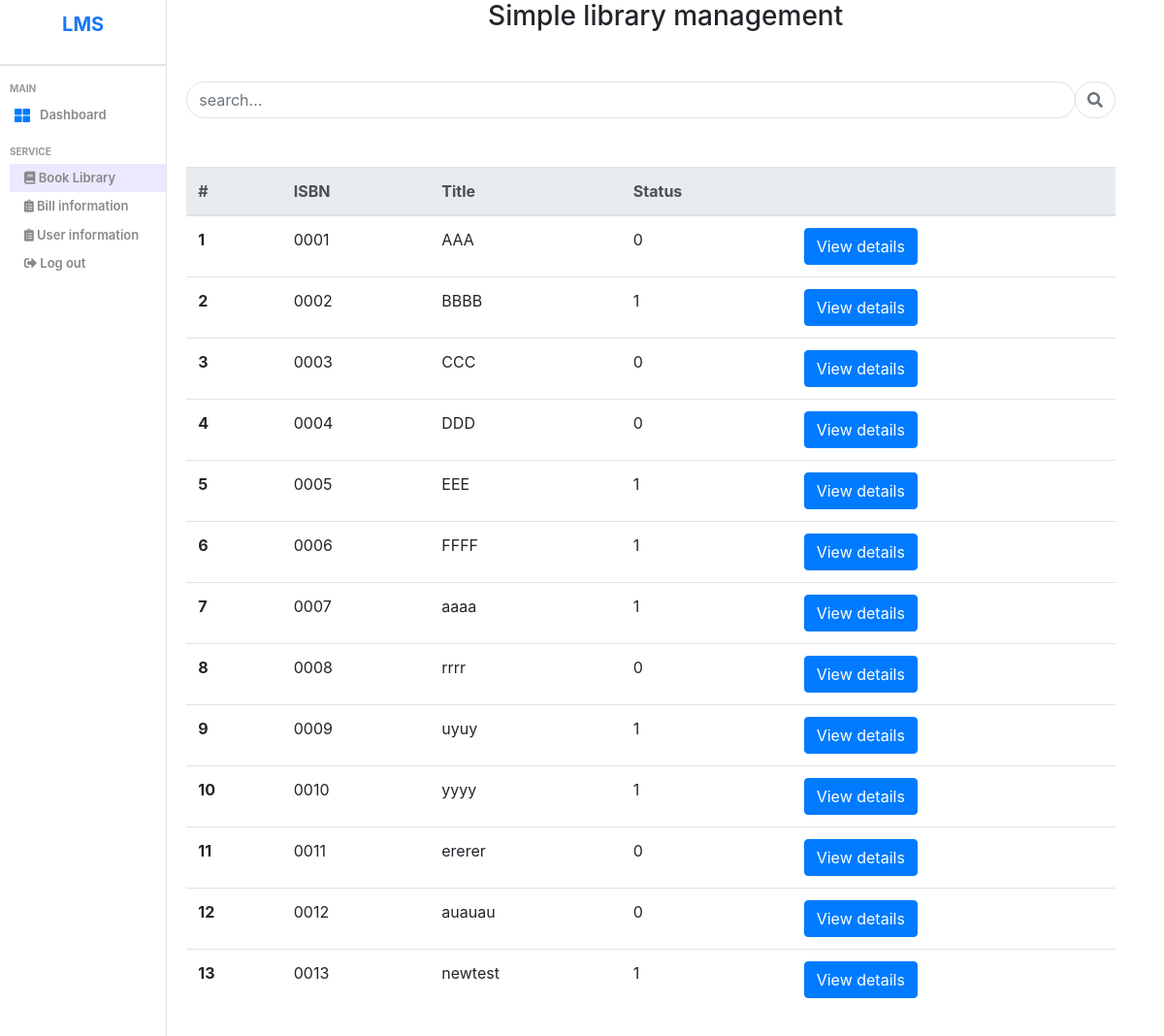
/src/user-viewbook.php, run on the app's committed database.
### tables this page shows
CREATE TABLE `book` (
  `ISBN` varchar(13) NOT NULL,
  `title` varchar(255) NOT NULL,
  `edition` int(11) DEFAULT NULL,
  `PRICE` decimal(10,2) DEFAULT NULL,
  `available` tinyint(1) DEFAULT 1,
  `destroyed` tinyint(1) DEFAULT 0,
  `lost` tinyint(1) DEFAULT 0,
  `hired` tinyint(1) DEFAULT 1,
  PRIMARY KEY (`ISBN`)
);

### src/user-viewbook.php (the view, shortened to what this page needs)
<?php
require 'config.php';
$query = "call list_book()";
$res = mysqli_query($conn, $query);
$data = array();
while ($row = mysqli_fetch_array($res, 1)) {
  $data[] = $row;
}
mysqli_next_result($conn);
?>
<!DOCTYPE html>
<html lang="en">
<head>
  <link rel="stylesheet" href="../static/styles.css">
  <link rel="stylesheet" href="//use.fontawesome.com/releases/v5.15.4/css/all.css">
  <link rel="stylesheet" href="https://cdn.jsdelivr.net/npm/bootstrap@4.6.1/dist/css/bootstrap.min.css">
</head>
<body>
  <div class="mngBook">
    <div class="sidebar">
      <div class="top">
        <a href="#" style="text-decoration: none;">
          <span class="logo">LMS</span>
        </a>
      </div>
      <hr />
      <div class="center">
        <ul>
          <p class="title">MAIN</p>
          <a href="./user-dashboard.php">
            <li>
              <i class="fas fa-th-large"></i>
              <span>Dashboard</span>
            </li>
          </a>
          <p class="title">SERVICE</p>
          <a href="#">
            <li class="active">
              <span>
                <i class="fas fa-book"></i>
                Book Library
              </span>
            </li>
          </a>
          <a href="./user-bill.php">
            <li>
              <span>
                <i class="fas fa-clipboard-list"></i>
                Bill information
              </span>
            </li>
          </a>
          <a href="./user-infor.php">
            <li>
              <span>
                <i class="fas fa-clipboard-list"></i>
                User information
              </span>
            </li>
          </a>
          <a href="./config.php?logout=true">
            <li>
              <span>
                <i class="fas fa-sign-out-alt"></i>
                Log out
              </span>
            </li>
          </a>
        </ul>
      </div>
    </div>
    <div class="mngBook-container">
      <center>
        <h3 style="margin-bottom: 50px">Simple library management</h3>
      </center>
      <div class="mngBook-subcontainer">
      <form method="get" class="search-bar mt-lg-5">
        <div class="input-group">
          <input class="form-control border-end-0 border rounded-pill" type="text" id="example-search-input"
            placeholder="search..." name="bookid">
          <span class="input-group-append">
            <button class="btn btn-outline-secondary bg-white border-start-0 border rounded-pill ms-n3" type="submit" name="find">
              <i class="fa fa-search"></i>
            </button>
          </span>
        </div>
      </form>
        <table class="table">
          <thead class="thead-light">
            <tr>
            <th scope="col">#</th>
              <th scope="col">ISBN</th>
              <th scope="col">Title</th>
              <th scope="col">Status</th>
              <th scope="col"></th>
            </tr>
          </thead>
          <tbody>
          <?php
        if(isset($_GET['find']) && isset($_GET['bookid'])){
            $temp = $_GET['bookid'];
            $query = "call search_book($temp)";
            try {
              $res = mysqli_query($conn, $query);
              if(!$res)
              throw new Exception("");
              else{
                $data1 = array();
                while( $row = mysqli_fetch_assoc($res)){
                  $data1[] = $row;
                }
                for ($i = 0; $i < count($data1); $i++) {
                  echo '  <tr>
          <th scope="row">' . ($i + 1) . '</th>
          <td>'.$data1[$i]['ISBN'].'</td>
          <td>'. $data1[$i]['title'] . '</td>
          <td>'. $data1[$i]['available'] . '</td>
          <td><a href="./user-bookDetail.php?isbn='.$data1[$i]['ISBN'].'" class="btn btn-primary">View details</a></td>
        </tr>  ';
                }
              }
          } catch (Exception $e) {
            $str = $e->getmessage();
            echo
            "<script>alert('.$str.')</script>";
          }
        }
        else{
          for ($i = 0; $i < count($data); $i++) {
            echo '  <tr>
    <th scope="row">' . ($i + 1) . '</th>
    <td>'.$data[$i]['ISBN'].'</td>
    <td>'. $data[$i]['title'] . '</td>
    <td>'. $data[$i]['available'] . '</td>
    <td><a href="./user-bookDetail.php?isbn='.$data[$i]['ISBN'].'" class="btn btn-primary">View details</a></td>
    </tr>';
          }
        }
          ?>
        </tbody>
        </table>
      </div>
    </div>
  </div>
</body>

### static/styles.css (style rules this page uses)
.sidebar { flex: 1; border-right: 0.5px solid rgb(230, 227, 227); min-height: 100vh; background-color: white; }
.sidebar > .top { height: 50px; display: flex; align-items: center; justify-content: center; }
.logo { font-size: 20px; font-weight: bold; color: #1977f3; padding-top: 15px; }
.sidebar > hr { height: 0; border: 0.5px solid rgb(230, 227, 227); }
.sidebar > .center { padding-left: 10px; }
.title { font-size: 10px; font-weight: bold; color: #999; margin-top: 15px; margin-bottom: 5px; }
.sidebar > .center > ul { list-style: none; padding: 0px; margin: 0px; }
li { display: flex; align-items: center; padding: 5px; cursor: pointer; }
a > .active { background-color: #ece8ff; }
.sidebar > .center > ul span { font-size: 13px; font-weight: 600; color: #888; margin-left: 10px; }
.addbook, .addBill, .mngBook, .mngMember, .createBill, .dashboard, .mngBill, .bookDetail { display: flex; }
.addbook-container, .addBill, .addBill-container, .mngBook-container, .mngMember-container, .createBill-container, .createBill-container, .mngBill-container, .bookDetail-container, .dashboard-container { flex: 6; }
.mngBook-subcontainer, .mngMember-subcontainer, .mngBill-subcontainer { margin: 0px 50px 30px 20px; }
.mngBook-subcontainer, .mngBill-subcontainer > .search-bar { margin-top: 20px; }
.table { margin-top: 50px; }

### data on the page
book: ISBN "0001", title "AAA", available "0"
book: ISBN "0002", title "BBBB", available "1"
book: ISBN "0003", title "CCC", available "0"
book: ISBN "0004", title "DDD", available "0"
book: ISBN "0005", title "EEE", available "1"
book: ISBN "0006", title "FFFF", available "1"
book: ISBN "0007", title "aaaa", available "1"
book: ISBN "0008", title "rrrr", available "0"
book: ISBN "0009", title "uyuy", available "1"
book: ISBN "0010", title "yyyy", available "1"
book: ISBN "0011", title "ererer", available "0"
book: ISBN "0012", title "auauau", available "0"
book: ISBN "0013", title "newtest", available "1"
